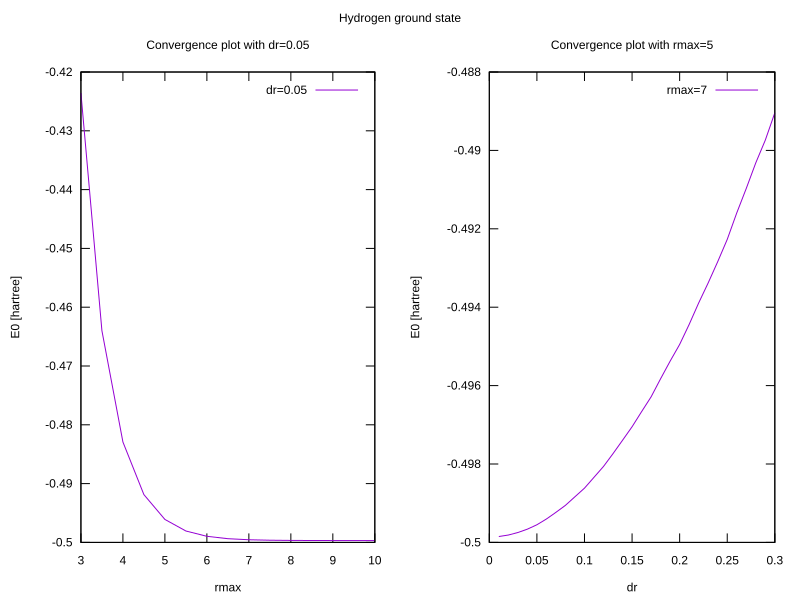

Source code (gnuplot):
set terminal svg background "white" size 800,600
set multiplot layout 1,2 title "Hydrogen ground state"

set xlabel "rmax"; set ylabel "E0 [hartree]"
set title "Convergence plot with dr=0.05"
plot "out.txt" index 2 using 1:3 with lines title "dr=0.05"

set title "Convergence plot with rmax=5"
set xlabel "dr"; set ylabel "E0 [hartree]"
plot "out.txt" index 1 using 2:3 with lines title "rmax=7"

unset multiplot
